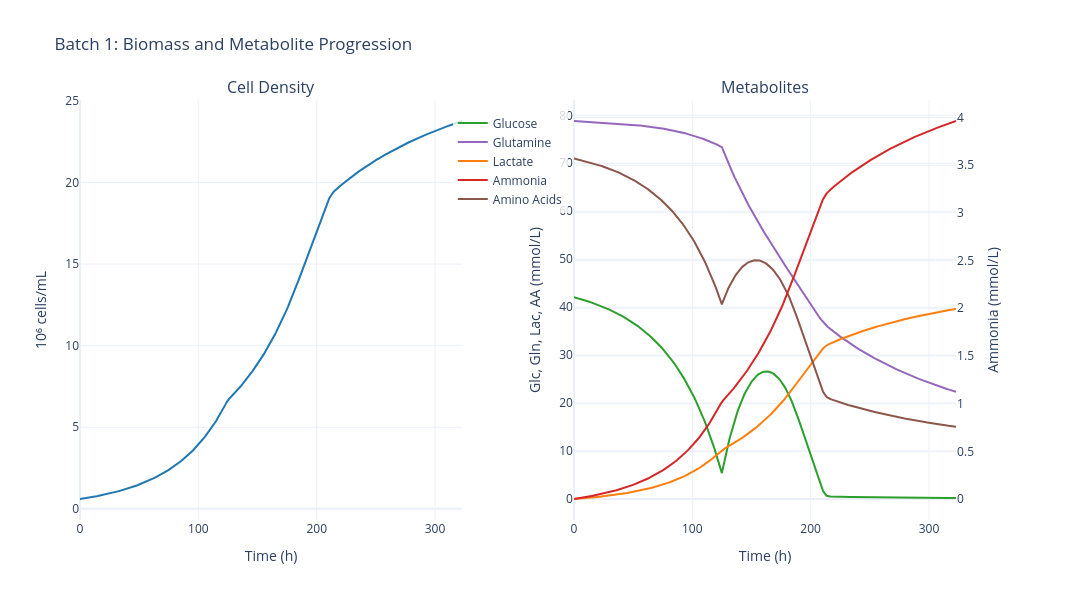

Here is the notebook cell this chart was saved with:
### Markdown cell above
## 5. Batch Plots

### Code cell
# Cell density & metabolites
fig = data.plot_biomass_metabolites(batch_number=BATCH_NUMBER)
fig.show()

### Figure 1 — Plotly figure (JSON) as saved in the notebook; plotly's stock layout.template omitted (floating-point values rounded to 4 significant figures; data arrays with more than 128 entries replaced by an {"elided": "..."} marker saying what was removed)
{"data": [{"hovertemplate": "Time: %{x:.1f} h<br>Cell Density: %{y:.2f} 10⁶ cells/mL<extra></extra>", "line": {"color": "#1f77b4", "width": 2}, "mode": "lines", "name": "Cell Density", "showlegend": false, "type": "scatter", "x": {"elided": "1435 float values"}, "xaxis": "x", "y": {"elided": "1435 float values"}, "yaxis": "y"}, {"hovertemplate": "Time: %{x:.1f} h<br>Glucose: %{y:.2f} mmol/L<extra></extra>", "line": {"color": "#2ca02c", "width": 2}, "mode": "lines", "name": "Glucose", "type": "scatter", "x": {"elided": "1435 float values"}, "xaxis": "x2", "y": {"elided": "1435 float values"}, "yaxis": "y2"}, {"hovertemplate": "Time: %{x:.1f} h<br>Glutamine: %{y:.2f} mmol/L<extra></extra>", "line": {"color": "#9467bd", "width": 2}, "mode": "lines", "name": "Glutamine", "type": "scatter", "x": {"elided": "1435 float values"}, "xaxis": "x2", "y": {"elided": "1435 float values"}, "yaxis": "y2"}, {"hovertemplate": "Time: %{x:.1f} h<br>Lactate: %{y:.2f} mmol/L<extra></extra>", "line": {"color": "#ff7f0e", "width": 2}, "mode": "lines", "name": "Lactate", "type": "scatter", "x": {"elided": "1435 float values"}, "xaxis": "x2", "y": {"elided": "1435 float values"}, "yaxis": "y2"}, {"hovertemplate": "Time: %{x:.1f} h<br>Ammonia: %{y:.2f} mmol/L<extra></extra>", "line": {"color": "#d62728", "width": 2}, "mode": "lines", "name": "Ammonia", "type": "scatter", "x": {"elided": "1435 float values"}, "xaxis": "x2", "y": {"elided": "1435 float values"}, "yaxis": "y3"}, {"hovertemplate": "Time: %{x:.1f} h<br>Amino Acids: %{y:.2f} mmol/L<extra></extra>", "line": {"color": "#8c564b", "width": 2}, "mode": "lines", "name": "Amino Acids", "type": "scatter", "x": {"elided": "1435 float values"}, "xaxis": "x2", "y": {"elided": "1435 float values"}, "yaxis": "y2"}], "layout": {"annotations": [{"font": {"size": 16}, "showarrow": false, "text": "Cell Density", "x": 0.205, "xanchor": "center", "xref": "paper", "y": 1, "yanchor": "bottom", "yref": "paper"}, {"font": {"size": 16}, "showarrow": false, "text": "Metabolites", "x": 0.735, "xanchor": "center", "xref": "paper", "y": 1, "yanchor": "bottom", "yref": "paper"}], "font": {"size": 12}, "height": 600, "legend": {"bgcolor": "rgba(255,255,255,0.8)", "x": 0.4, "y": 0.98}, "showlegend": true, "title": {"text": "Batch 1: Biomass and Metabolite Progression"}, "width": 1400, "xaxis": {"anchor": "y", "domain": [0, 0.41], "title": {"text": "Time (h)"}}, "xaxis2": {"anchor": "y2", "domain": [0.53, 0.94], "title": {"text": "Time (h)"}}, "yaxis": {"anchor": "x", "domain": [0, 1], "title": {"text": "10⁶ cells/mL"}}, "yaxis2": {"anchor": "x2", "domain": [0, 1], "title": {"text": "Glc, Gln, Lac, AA (mmol/L)"}}, "yaxis3": {"anchor": "x2", "overlaying": "y2", "side": "right", "title": {"text": "Ammonia (mmol/L)"}}}}
